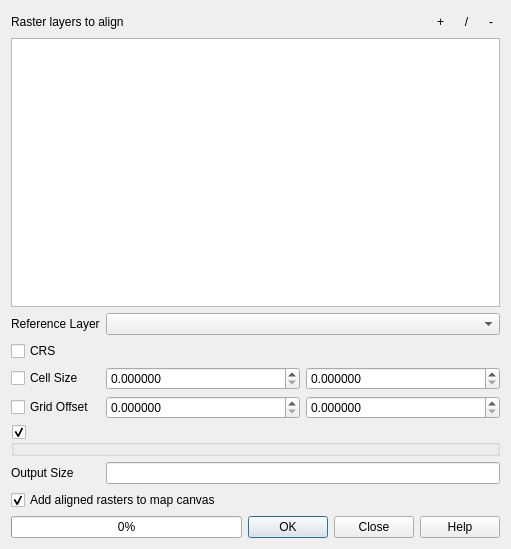
<?xml version="1.0" encoding="UTF-8"?>
<ui version="4.0">
 <class>QgsAlignRasterDialog</class>
 <widget class="QDialog" name="QgsAlignRasterDialog">
  <property name="geometry">
   <rect>
    <x>0</x>
    <y>0</y>
    <width>511</width>
    <height>549</height>
   </rect>
  </property>
  <property name="windowTitle">
   <string>Align Rasters</string>
  </property>
  <layout class="QVBoxLayout" name="verticalLayout_2">
   <item>
    <layout class="QHBoxLayout" name="horizontalLayout">
     <item>
      <widget class="QLabel" name="label">
       <property name="text">
        <string>Raster layers to align</string>
       </property>
      </widget>
     </item>
     <item>
      <spacer name="horizontalSpacer">
       <property name="orientation">
        <enum>Qt::Horizontal</enum>
       </property>
       <property name="sizeHint" stdset="0">
        <size>
         <width>40</width>
         <height>20</height>
        </size>
       </property>
      </spacer>
     </item>
     <item>
      <widget class="QToolButton" name="mBtnAdd">
       <property name="text">
        <string>+</string>
       </property>
       <property name="autoRaise">
        <bool>true</bool>
       </property>
      </widget>
     </item>
     <item>
      <widget class="QToolButton" name="mBtnEdit">
       <property name="text">
        <string>/</string>
       </property>
       <property name="autoRaise">
        <bool>true</bool>
       </property>
      </widget>
     </item>
     <item>
      <widget class="QToolButton" name="mBtnRemove">
       <property name="text">
        <string>-</string>
       </property>
       <property name="autoRaise">
        <bool>true</bool>
       </property>
      </widget>
     </item>
    </layout>
   </item>
   <item>
    <widget class="QTreeView" name="mViewLayers">
     <property name="rootIsDecorated">
      <bool>false</bool>
     </property>
     <property name="headerHidden">
      <bool>true</bool>
     </property>
    </widget>
   </item>
   <item>
    <layout class="QGridLayout" name="gridLayout">
     <item row="0" column="1">
      <widget class="QLabel" name="label_3">
       <property name="text">
        <string>Reference Layer</string>
       </property>
      </widget>
     </item>
     <item row="4" column="1" colspan="2">
      <widget class="QgsExtentGroupBox" name="mClipExtentGroupBox">
       <property name="checkable">
        <bool>true</bool>
       </property>
      </widget>
     </item>
     <item row="3" column="1">
      <widget class="QCheckBox" name="mChkCustomGridOffset">
       <property name="text">
        <string>Grid Offset</string>
       </property>
      </widget>
     </item>
     <item row="1" column="2">
      <widget class="QgsProjectionSelectionWidget" name="mCrsSelector"/>
     </item>
     <item row="2" column="2">
      <layout class="QHBoxLayout" name="horizontalLayout_3">
       <item>
        <widget class="QDoubleSpinBox" name="mSpinCellSizeX">
         <property name="decimals">
          <number>6</number>
         </property>
         <property name="maximum">
          <double>999999.000000000000000</double>
         </property>
        </widget>
       </item>
       <item>
        <widget class="QDoubleSpinBox" name="mSpinCellSizeY">
         <property name="decimals">
          <number>6</number>
         </property>
         <property name="maximum">
          <double>999999.000000000000000</double>
         </property>
        </widget>
       </item>
      </layout>
     </item>
     <item row="7" column="1" colspan="2">
      <widget class="QCheckBox" name="mChkAddToCanvas">
       <property name="text">
        <string>Add aligned rasters to map canvas</string>
       </property>
       <property name="checked">
        <bool>true</bool>
       </property>
      </widget>
     </item>
     <item row="2" column="1">
      <widget class="QCheckBox" name="mChkCustomCellSize">
       <property name="text">
        <string>Cell Size</string>
       </property>
      </widget>
     </item>
     <item row="5" column="1">
      <widget class="QLabel" name="label_6">
       <property name="text">
        <string>Output Size</string>
       </property>
      </widget>
     </item>
     <item row="1" column="1">
      <widget class="QCheckBox" name="mChkCustomCRS">
       <property name="text">
        <string>CRS</string>
       </property>
      </widget>
     </item>
     <item row="5" column="2">
      <widget class="QLineEdit" name="mEditOutputSize">
       <property name="readOnly">
        <bool>true</bool>
       </property>
      </widget>
     </item>
     <item row="0" column="2">
      <widget class="QgsMapLayerComboBox" name="mCboReferenceLayer"/>
     </item>
     <item row="3" column="2">
      <layout class="QHBoxLayout" name="horizontalLayout_4">
       <item>
        <widget class="QDoubleSpinBox" name="mSpinGridOffsetX">
         <property name="decimals">
          <number>6</number>
         </property>
         <property name="maximum">
          <double>999999.000000000000000</double>
         </property>
        </widget>
       </item>
       <item>
        <widget class="QDoubleSpinBox" name="mSpinGridOffsetY">
         <property name="decimals">
          <number>6</number>
         </property>
         <property name="maximum">
          <double>999999.000000000000000</double>
         </property>
        </widget>
       </item>
      </layout>
     </item>
    </layout>
   </item>
   <item>
    <layout class="QHBoxLayout" name="horizontalLayout_2">
     <item>
      <widget class="QProgressBar" name="mProgress">
       <property name="value">
        <number>0</number>
       </property>
      </widget>
     </item>
     <item>
      <widget class="QDialogButtonBox" name="buttonBox">
       <property name="standardButtons">
        <set>QDialogButtonBox::Close|QDialogButtonBox::Help|QDialogButtonBox::Ok</set>
       </property>
      </widget>
     </item>
    </layout>
   </item>
  </layout>
 </widget>
 <customwidgets>
  <customwidget>
   <class>QgsCollapsibleGroupBox</class>
   <extends>QGroupBox</extends>
   <header>qgscollapsiblegroupbox.h</header>
   <container>1</container>
  </customwidget>
  <customwidget>
   <class>QgsExtentGroupBox</class>
   <extends>QgsCollapsibleGroupBox</extends>
   <header>qgsextentgroupbox.h</header>
   <container>1</container>
  </customwidget>
  <customwidget>
   <class>QgsMapLayerComboBox</class>
   <extends>QComboBox</extends>
   <header>qgsmaplayercombobox.h</header>
  </customwidget>
  <customwidget>
   <class>QgsProjectionSelectionWidget</class>
   <extends>QWidget</extends>
   <header>qgsprojectionselectionwidget.h</header>
   <container>1</container>
  </customwidget>
 </customwidgets>
 <tabstops>
  <tabstop>mBtnAdd</tabstop>
  <tabstop>mBtnEdit</tabstop>
  <tabstop>mBtnRemove</tabstop>
  <tabstop>mViewLayers</tabstop>
  <tabstop>mChkCustomCRS</tabstop>
  <tabstop>mCrsSelector</tabstop>
  <tabstop>mChkCustomCellSize</tabstop>
  <tabstop>mSpinCellSizeX</tabstop>
  <tabstop>mSpinCellSizeY</tabstop>
  <tabstop>mChkCustomGridOffset</tabstop>
  <tabstop>mSpinGridOffsetX</tabstop>
  <tabstop>mSpinGridOffsetY</tabstop>
  <tabstop>mClipExtentGroupBox</tabstop>
  <tabstop>mEditOutputSize</tabstop>
  <tabstop>mChkAddToCanvas</tabstop>
  <tabstop>buttonBox</tabstop>
 </tabstops>
 <resources/>
 <connections>
  <connection>
   <sender>buttonBox</sender>
   <signal>rejected()</signal>
   <receiver>QgsAlignRasterDialog</receiver>
   <slot>close()</slot>
   <hints>
    <hint type="sourcelabel">
     <x>285</x>
     <y>394</y>
    </hint>
    <hint type="destinationlabel">
     <x>199</x>
     <y>206</y>
    </hint>
   </hints>
  </connection>
 </connections>
</ui>
